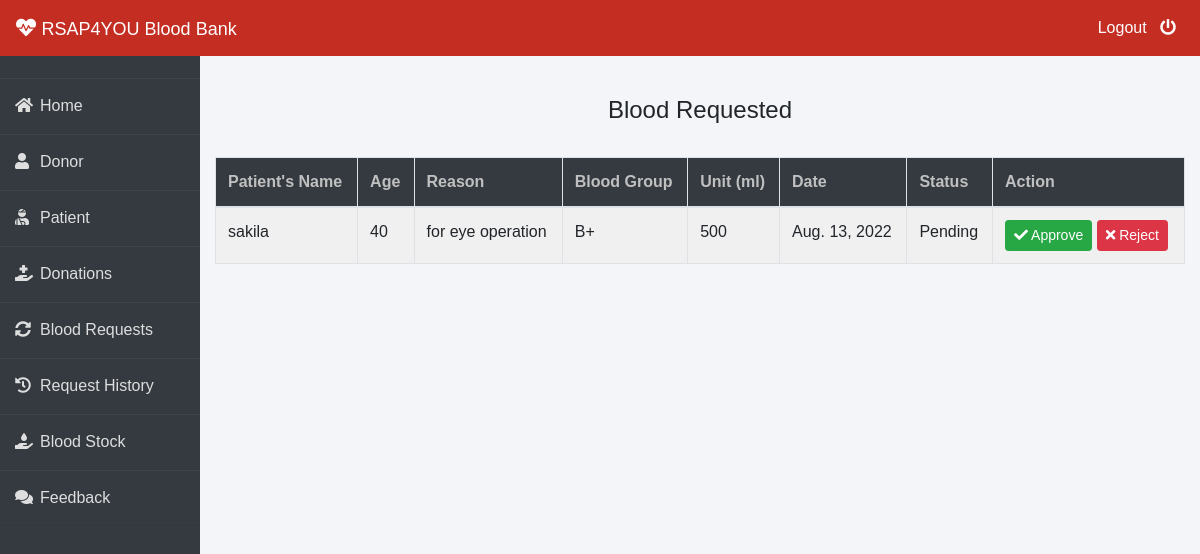
The page /admin-request (signed in) on the database its author committed.
### blood/models.py (models this page shows, shortened)
class BloodRequest(models.Model):
    request_by_patient=models.ForeignKey(pmodels.Patient,null=True,on_delete=models.CASCADE)
    request_by_donor=models.ForeignKey(dmodels.Donor,null=True,on_delete=models.CASCADE)
    patient_name=models.CharField(max_length=30)
    patient_age=models.PositiveIntegerField()
    reason=models.CharField(max_length=500)
    bloodgroup=models.CharField(max_length=10)
    unit=models.PositiveIntegerField(default=0)
    status=models.CharField(max_length=20,default="Pending")
    date=models.DateField(auto_now=True)

### blood/views.py (the view)
# urls.py: path('admin-request', views.admin_request_view,name='admin-request'),
@login_required(login_url='adminlogin')
def admin_request_view(request):
    requests=models.BloodRequest.objects.all().filter(status='Pending')
    return render(request,'blood/admin_request.html',{'requests':requests})

### templates/blood/admin_request.html (shortened to what this page needs)
{% extends 'blood/adminbase.html' %}
{% block content %}
{% load widget_tweaks %}
{%load static%}
<br><br>
<div class="container">
    {% if requests %}
    <H4 class="text-center">Blood Requested</H4><br>
    <table class="table table-light table-hover table-bordered table-striped">
        <thead class="bg-dark">
            <tr>
                <th scope="col" style="color: rgb(192, 192, 192);">Patient's Name</th>
                <th scope="col" style="color: rgb(192, 192, 192);">Age</th>
                <th scope="col" style="color: rgb(192, 192, 192);">Reason</th>
                <th scope="col" style="color: rgb(192, 192, 192);">Blood Group</th>
                <th scope="col" style="color: rgb(192, 192, 192);">Unit (ml)</th>
                <th scope="col" style="color: rgb(192, 192, 192);">Date</th>
                <th scope="col" style="color: rgb(192, 192, 192);">Status</th>
                <th style="color: rgb(192, 192, 192);">Action</th>
            </tr>
        </thead>
        <tbody>
            {% for t in requests %}
            <tr>
                <td> {{t.patient_name}}</td>
                <td>{{t.patient_age}}</td>
                <td>{{t.reason}}</td>
                <td>{{t.bloodgroup}}</td>
                <td>{{t.unit}}</td>
                <td>{{t.date}}</td>
                <td>{{t.status}}</td>
                <td>
                    <button class="btn btn-success btn-sm"><a  style="text-decoration: none;color: white;" href="{% url 'update-approve-status' t.id  %}"><i class="fa fa-check"></i> Approve</a> </button>
                    <button class="btn btn-danger btn-sm"><a  style="text-decoration: none;color: white;" href="{% url 'update-reject-status' t.id  %}"><i class="fa fa-times"></i> Reject</a> </button>
                </td>
            </tr>
            {% endfor %}
        </tbody>
    </table>
{% else %}
<div class="alert alert-danger" role="alert">
    No Blood Request By Patient/Donor!
  </div>
{% endif %}
</div>
{% endblock content %}

### templates/blood/adminbase.html (style rules this page uses)
* { margin: 0; padding: 0; box-sizing: border-box; list-style: none; text-decoration: none; font-family: 'Josefin Sans', sans-serif; }
body { background-color: #f3f5f9; }

### rows shown on the page
BloodRequest: patient_name "sakila", patient_age "40", reason "for eye operation", bloodgroup "B+", unit "500", date "Aug. 13, 2022", status "Pending"
